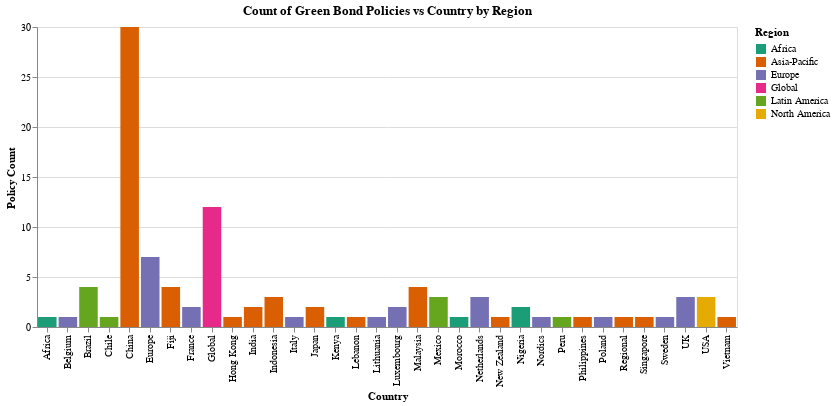

Here is the notebook cell this chart was saved with:
### Markdown cell above
#### Policies by Country and Region Visualization

### Code cell
def policies_vs_country(df):
    # Creates new dataframe to aggregate count of policies grouped by country
    df1 = df.groupby("Country").count().reset_index()
    df1=df1.rename(columns={"Policy": "Policy Count"})
    for i in range(len(df1["Country"])):
        region = df.loc[df["Country"] == df1["Country"][i], "Region"].iloc[0]
        df1.loc[i, "Region"] = region

    # Creates region select dropdown
    regions = list(df["Region"].unique())
    region_dropdown = alt.binding_select(options = regions, name = "Select Region ")
    region_select = alt.selection_point(fields=["Region"], bind = region_dropdown)

    # Creates bar chart with embedded region filter dropdown and set color scheme
    fig = alt.Chart(df1).mark_bar().encode(
        x = "Country",
        y = "Policy Count",
        color = alt.Color("Region", scale=alt.Scale(scheme = "dark2")) 
        ).add_params(region_select
        ).transform_filter(region_select
        ).properties(width = 700, title = "Count of Green Bond Policies vs Country by Region")
    
    alt.renderers.enable('mimetype')
    return fig

policies_vs_country(gb_pol)

### Figure 1 — Vega-Lite specification as saved in the notebook (floating-point values rounded to 4 significant figures)
{"$schema": "https://vega.github.io/schema/vega-lite/v5.16.3.json", "config": {"view": {"continuousHeight": 300, "continuousWidth": 300}}, "data": {"name": "data-b27affd803a6ff0eb38dda7b7b3b8fdb"}, "datasets": {"data-b27affd803a6ff0eb38dda7b7b3b8fdb": [{"Actor ": 1, "ActorType": 1, "Areas": 1, "CBID": 1, "Country": "Africa", "Date": 1, "Description": 1, "Links": 1, "Policy Count": 1, "PolicyType": 1, "Region": "Africa"}, {"Actor ": 1, "ActorType": 1, "Areas": 1, "CBID": 1, "Country": "Belgium", "Date": 1, "Description": 1, "Links": 1, "Policy Count": 1, "PolicyType": 1, "Region": "Europe"}, {"Actor ": 4, "ActorType": 4, "Areas": 4, "CBID": 4, "Country": "Brazil", "Date": 4, "Description": 4, "Links": 4, "Policy Count": 4, "PolicyType": 4, "Region": "Latin America"}, {"Actor ": 1, "ActorType": 1, "Areas": 1, "CBID": 1, "Country": "Chile", "Date": 1, "Description": 1, "Links": 1, "Policy Count": 1, "PolicyType": 1, "Region": "Latin America"}, {"Actor ": 30, "ActorType": 30, "Areas": 30, "CBID": 30, "Country": "China", "Date": 30, "Description": 27, "Links": 30, "Policy Count": 30, "PolicyType": 30, "Region": "Asia-Pacific"}, {"Actor ": 7, "ActorType": 7, "Areas": 7, "CBID": 7, "Country": "Europe", "Date": 7, "Description": 7, "Links": 7, "Policy Count": 7, "PolicyType": 7, "Region": "Europe"}, {"Actor ": 4, "ActorType": 4, "Areas": 4, "CBID": 4, "Country": "Fiji", "Date": 4, "Description": 4, "Links": 4, "Policy Count": 4, "PolicyType": 4, "Region": "Asia-Pacific"}, {"Actor ": 2, "ActorType": 2, "Areas": 2, "CBID": 2, "Country": "France", "Date": 2, "Description": 2, "Links": 2, "Policy Count": 2, "PolicyType": 2, "Region": "Europe"}, {"Actor ": 12, "ActorType": 12, "Areas": 12, "CBID": 12, "Country": "Global", "Date": 12, "Description": 12, "Links": 12, "Policy Count": 12, "PolicyType": 12, "Region": "Global"}, {"Actor ": 1, "ActorType": 1, "Areas": 1, "CBID": 1, "Country": "Hong Kong", "Date": 1, "Description": 1, "Links": 1, "Policy Count": 1, "PolicyType": 1, "Region": "Asia-Pacific"}, {"Actor ": 2, "ActorType": 2, "Areas": 2, "CBID": 2, "Country": "India", "Date": 2, "Description": 2, "Links": 2, "Policy Count": 2, "PolicyType": 2, "Region": "Asia-Pacific"}, {"Actor ": 3, "ActorType": 3, "Areas": 3, "CBID": 3, "Country": "Indonesia", "Date": 3, "Description": 3, "Links": 3, "Policy Count": 3, "PolicyType": 3, "Region": "Asia-Pacific"}, {"Actor ": 1, "ActorType": 1, "Areas": 1, "CBID": 1, "Country": "Italy", "Date": 1, "Description": 1, "Links": 1, "Policy Count": 1, "PolicyType": 1, "Region": "Europe"}, {"Actor ": 2, "ActorType": 2, "Areas": 2, "CBID": 2, "Country": "Japan", "Date": 2, "Description": 2, "Links": 2, "Policy Count": 2, "PolicyType": 2, "Region": "Asia-Pacific"}, {"Actor ": 1, "ActorType": 1, "Areas": 1, "CBID": 1, "Country": "Kenya", "Date": 1, "Description": 1, "Links": 1, "Policy Count": 1, "PolicyType": 1, "Region": "Africa"}, {"Actor ": 1, "ActorType": 1, "Areas": 1, "CBID": 1, "Country": "Lebanon", "Date": 1, "Description": 1, "Links": 1, "Policy Count": 1, "PolicyType": 1, "Region": "Asia-Pacific"}, {"Actor ": 1, "ActorType": 1, "Areas": 1, "CBID": 1, "Country": "Lithuania", "Date": 1, "Description": 1, "Links": 1, "Policy Count": 1, "PolicyType": 1, "Region": "Europe"}, {"Actor ": 2, "ActorType": 2, "Areas": 2, "CBID": 2, "Country": "Luxembourg", "Date": 2, "Description": 2, "Links": 2, "Policy Count": 2, "PolicyType": 2, "Region": "Europe"}, {"Actor ": 4, "ActorType": 4, "Areas": 4, "CBID": 4, "Country": "Malaysia", "Date": 4, "Description": 4, "Links": 4, "Policy Count": 4, "PolicyType": 4, "Region": "Asia-Pacific"}, {"Actor ": 3, "ActorType": 3, "Areas": 3, "CBID": 3, "Country": "Mexico", "Date": 3, "Description": 3, "Links": 3, "Policy Count": 3, "PolicyType": 3, "Region": "Latin America"}, {"Actor ": 1, "ActorType": 1, "Areas": 1, "CBID": 1, "Country": "Morocco", "Date": 1, "Description": 1, "Links": 1, "Policy Count": 1, "PolicyType": 1, "Region": "Africa"}, {"Actor ": 3, "ActorType": 3, "Areas": 3, "CBID": 3, "Country": "Netherlands", "Date": 2, "Description": 3, "Links": 3, "Policy Count": 3, "PolicyType": 3, "Region": "Europe"}, {"Actor ": 1, "ActorType": 1, "Areas": 1, "CBID": 1, "Country": "New Zealand", "Date": 1, "Description": 1, "Links": 1, "Policy Count": 1, "PolicyType": 1, "Region": "Asia-Pacific"}, {"Actor ": 2, "ActorType": 2, "Areas": 2, "CBID": 2, "Country": "Nigeria", "Date": 2, "Description": 2, "Links": 2, "Policy Count": 2, "PolicyType": 2, "Region": "Africa"}, {"Actor ": 1, "ActorType": 1, "Areas": 1, "CBID": 1, "Country": "Nordics", "Date": 1, "Description": 1, "Links": 1, "Policy Count": 1, "PolicyType": 1, "Region": "Europe"}, {"Actor ": 1, "ActorType": 1, "Areas": 1, "CBID": 1, "Country": "Peru", "Date": 1, "Description": 1, "Links": 1, "Policy Count": 1, "PolicyType": 1, "Region": "Latin America"}, {"Actor ": 1, "ActorType": 1, "Areas": 1, "CBID": 1, "Country": "Philippines", "Date": 1, "Description": 1, "Links": 1, "Policy Count": 1, "PolicyType": 1, "Region": "Asia-Pacific"}, {"Actor ": 1, "ActorType": 1, "Areas": 1, "CBID": 1, "Country": "Poland", "Date": 1, "Description": 1, "Links": 1, "Policy Count": 1, "PolicyType": 1, "Region": "Europe"}, {"Actor ": 1, "ActorType": 1, "Areas": 1, "CBID": 1, "Country": "Regional", "Date": 1, "Description": 1, "Links": 1, "Policy Count": 1, "PolicyType": 1, "Region": "Asia-Pacific"}, {"Actor ": 1, "ActorType": 1, "Areas": 1, "CBID": 1, "Country": "Singapore", "Date": 1, "Description": 1, "Links": 1, "Policy Count": 1, "PolicyType": 1, "Region": "Asia-Pacific"}, {"Actor ": 1, "ActorType": 1, "Areas": 1, "CBID": 1, "Country": "Sweden", "Date": 1, "Description": 1, "Links": 1, "Policy Count": 1, "PolicyType": 1, "Region": "Europe"}, {"Actor ": 3, "ActorType": 3, "Areas": 3, "CBID": 3, "Country": "UK", "Date": 3, "Description": 3, "Links": 3, "Policy Count": 3, "PolicyType": 3, "Region": "Europe"}, {"Actor ": 3, "ActorType": 3, "Areas": 3, "CBID": 3, "Country": "USA", "Date": 3, "Description": 3, "Links": 3, "Policy Count": 3, "PolicyType": 3, "Region": "North America"}, {"Actor ": 1, "ActorType": 1, "Areas": 1, "CBID": 1, "Country": "Vietnam", "Date": 1, "Description": 1, "Links": 1, "Policy Count": 1, "PolicyType": 1, "Region": "Asia-Pacific"}]}, "encoding": {"color": {"field": "Region", "scale": {"scheme": "dark2"}, "type": "nominal"}, "x": {"field": "Country", "type": "nominal"}, "y": {"field": "Policy Count", "type": "quantitative"}}, "mark": {"type": "bar"}, "params": [{"bind": {"input": "select", "name": "Select Region ", "options": ["Global", "Asia-Pacific", "Africa", "Europe", "Latin America", "North America"]}, "name": "param_4", "select": {"fields": ["Region"], "type": "point"}}], "title": "Count of Green Bond Policies vs Country by Region", "transform": [{"filter": {"param": "param_4"}}], "width": 700}
